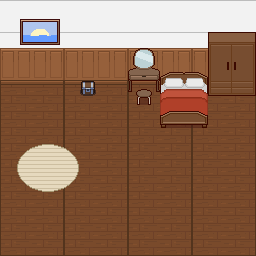

This is a level from a 2D game, rendered from its Tiled map with the project's own tilesets. A one-line summary and the complete map file follow:
An orthogonal 16x16 tile map with 16x16 px tiles, 4 tile layers (Floor, Wall, Decor, Floor_Decor), 6 tilesets and 1 object.

<map version="1.10" tiledversion="1.12.0" orientation="orthogonal" renderorder="right-down" width="16" height="16" tilewidth="16" tileheight="16" infinite="0" nextlayerid="7" nextobjectid="4">
 <tileset firstgid="1" source="map_Kitchen/floorswalls.tsx" />
 <tileset firstgid="225" name="beds_BR" tilewidth="16" tileheight="16" tilecount="224" columns="14">
  <image source="map_Kitchen/pixelinterior_BR_v1.1/beds_BR.png" width="231" height="256" />
 </tileset>
 <tileset firstgid="449" name="wardrobes_BR" tilewidth="16" tileheight="16" tilecount="483" columns="21">
  <image source="map_Kitchen/pixelinterior_BR_v1.1/wardrobes_BR.png" width="336" height="368" />
 </tileset>
 <tileset firstgid="932" name="decorations_BR" tilewidth="16" tileheight="16" tilecount="144" columns="12">
  <image source="map_Kitchen/pixelinterior_BR_v1.1/decorations_BR.png" width="192" height="192" />
 </tileset>
 <tileset firstgid="1076" source="map_Kitchen/tables.tsx" />
 <tileset firstgid="2090" name="chest_01" tilewidth="16" tileheight="16" tilecount="4" columns="4">
  <image source="sprites/objects/chest_01.png" width="64" height="16" />
 </tileset>
 <layer id="1" name="Floor" width="16" height="16">
  <data encoding="csv">
0,0,0,0,0,0,0,0,0,0,0,0,0,0,0,0,
0,0,0,0,0,0,0,0,0,0,0,0,0,0,0,0,
0,0,0,0,0,0,0,0,0,0,0,0,0,0,0,0,
0,0,0,0,0,0,0,0,0,0,0,0,0,0,0,0,
0,0,0,0,0,0,0,0,0,0,0,0,0,0,0,0,
80,81,82,83,80,81,82,83,80,81,82,83,80,81,82,83,
94,95,96,97,94,95,96,97,94,95,96,97,94,95,96,97,
94,95,96,97,94,95,96,97,94,95,96,97,94,95,96,97,
94,95,96,97,94,95,96,97,94,95,96,97,94,95,96,97,
94,95,96,97,94,95,96,97,94,95,96,97,94,95,96,97,
94,95,96,97,94,95,96,97,94,95,96,97,94,95,96,97,
94,95,96,97,94,95,96,97,94,95,96,97,94,95,96,97,
94,95,96,97,94,95,96,97,94,95,96,97,94,95,96,97,
94,95,96,97,94,95,96,97,94,95,96,97,94,95,96,97,
94,95,96,97,94,95,96,97,94,95,96,97,94,95,96,97,
108,109,110,111,108,109,110,111,108,109,110,111,108,109,110,111
</data>
 </layer>
 <objectgroup id="5" name="Door">
  <object id="2" x="0" y="140" width="4.5" height="39">
   <properties>
    <property name="spawnX" type="float" value="250" />
    <property name="spawnY" type="float" value="50" />
    <property name="targetMap" value="living_room.tmx" />
   </properties>
  </object>
 </objectgroup>
 <objectgroup id="6" name="Items" />
 <layer id="3" name="Wall" width="16" height="16">
  <data encoding="csv">
25,26,25,26,25,26,25,26,25,26,25,26,25,26,25,26,
39,40,39,40,39,40,39,40,39,40,39,40,39,40,39,40,
25,26,25,26,25,26,25,26,25,26,25,26,25,26,25,26,
52,53,54,55,52,53,54,55,52,53,54,55,52,53,54,55,
66,67,68,69,66,67,68,69,66,67,68,69,66,67,68,69,
0,0,0,0,0,0,0,0,0,0,0,0,0,0,0,0,
0,0,0,0,0,0,0,0,0,0,0,0,0,0,0,0,
0,0,0,0,0,0,0,0,0,0,0,0,0,0,0,0,
0,0,0,0,0,0,0,0,0,0,0,0,0,0,0,0,
0,0,0,0,0,0,0,0,0,0,0,0,0,0,0,0,
0,0,0,0,0,0,0,0,0,0,0,0,0,0,0,0,
0,0,0,0,0,0,0,0,0,0,0,0,0,0,0,0,
0,0,0,0,0,0,0,0,0,0,0,0,0,0,0,0,
0,0,0,0,0,0,0,0,0,0,0,0,0,0,0,0,
0,0,0,0,0,0,0,0,0,0,0,0,0,0,0,0,
0,0,0,0,0,0,0,0,0,0,0,0,0,0,0,0
</data>
 </layer>
 <layer id="2" name="Decor" width="16" height="16">
  <data encoding="csv">
0,0,0,0,0,0,0,0,0,0,0,0,0,0,0,0,
0,952,953,954,0,0,0,0,0,0,0,0,0,0,0,0,
0,964,965,966,0,0,0,0,0,0,0,0,0,492,493,494,
0,0,0,0,0,0,0,0,852,853,0,0,0,513,514,515,
0,0,0,0,0,0,0,0,873,874,243,244,245,534,535,536,
0,0,0,0,0,2090,0,0,894,895,257,258,259,555,556,557,
0,0,0,0,0,0,0,0,0,0,271,272,273,0,0,0,
0,0,0,0,0,0,0,0,0,0,285,286,287,0,0,0,
0,0,0,0,0,0,0,0,0,0,0,0,0,0,0,0,
0,0,0,0,0,0,0,0,0,0,0,0,0,0,0,0,
0,0,0,0,0,0,0,0,0,0,0,0,0,0,0,0,
0,0,0,0,0,0,0,0,0,0,0,0,0,0,0,0,
0,0,0,0,0,0,0,0,0,0,0,0,0,0,0,0,
0,0,0,0,0,0,0,0,0,0,0,0,0,0,0,0,
0,0,0,0,0,0,0,0,0,0,0,0,0,0,0,0,
0,0,0,0,0,0,0,0,0,0,0,0,0,0,0,0
</data>
 </layer>
 <layer id="4" name="Floor_Decor" width="16" height="16">
  <data encoding="csv">
0,0,0,0,0,0,0,0,0,0,0,0,0,0,0,0,
0,0,0,0,0,0,0,0,0,0,0,0,0,0,0,0,
0,0,0,0,0,0,0,0,0,0,0,0,0,0,0,0,
0,0,0,0,0,0,0,0,0,0,0,0,0,0,0,0,
0,0,0,0,0,0,0,0,0,0,0,0,0,0,0,0,
0,0,0,0,0,0,0,0,1535,1536,0,0,0,0,0,0,
0,0,0,0,0,0,0,0,1574,1575,0,0,0,0,0,0,
0,0,0,0,0,0,0,0,0,0,0,0,0,0,0,0,
0,0,0,0,0,0,0,0,0,0,0,0,0,0,0,0,
0,1029,1030,1031,1032,0,0,0,0,0,0,0,0,0,0,0,
0,1041,1042,1043,1044,0,0,0,0,0,0,0,0,0,0,0,
0,1053,1054,1055,1056,0,0,0,0,0,0,0,0,0,0,0,
0,0,0,0,0,0,0,0,0,0,0,0,0,0,0,0,
0,0,0,0,0,0,0,0,0,0,0,0,0,0,0,0,
0,0,0,0,0,0,0,0,0,0,0,0,0,0,0,0,
0,0,0,0,0,0,0,0,0,0,0,0,0,0,0,0
</data>
 </layer>
</map>
